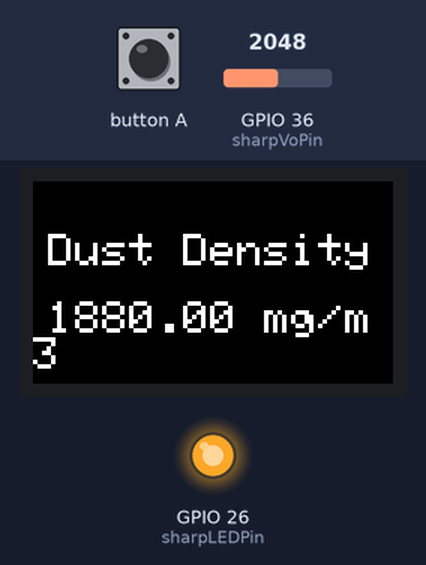
Recording of a sketch running on a simulated ESP32. Parts: 240×135 colour display, output pins drawn as LEDs (lit = HIGH). Inputs (shaded band) come from the test bench; at power-on: GPIO 36 (sharpVoPin) = 2048.

Above: at 4.3 s.
4.4 s: GPIO 36 (sharpVoPin) set to 2866
At 6.9 s:
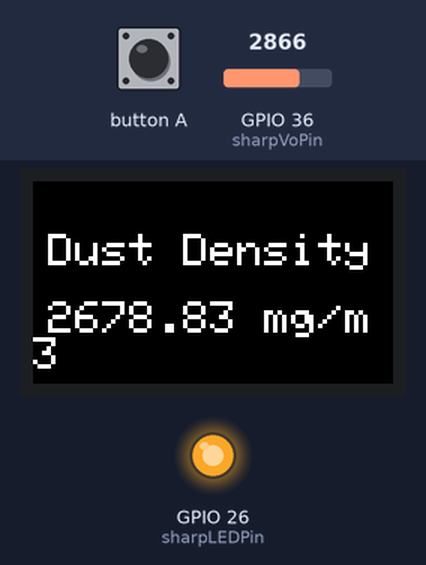
7.3 s: GPIO 36 (sharpVoPin) set to 3603
At 10.0 s:
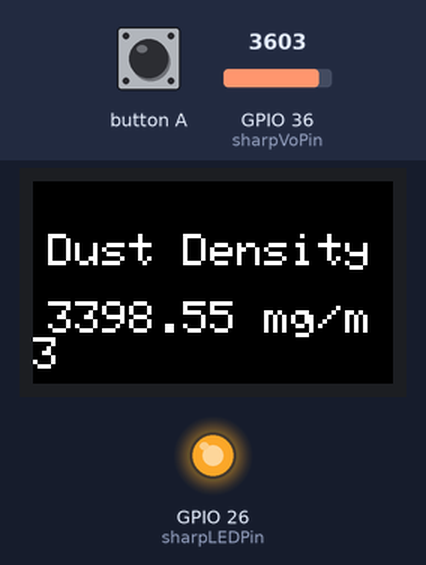
10.3 s: GPIO 36 (sharpVoPin) set to 1228
At 16.4 s:
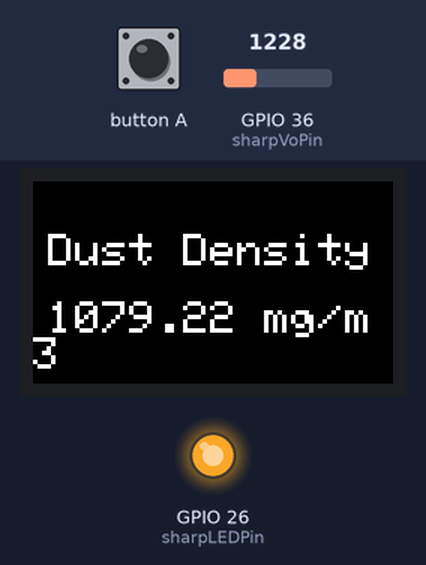
Timing chart, 0 to 17.9 s (numbered marks = the images above; inputs shaded):
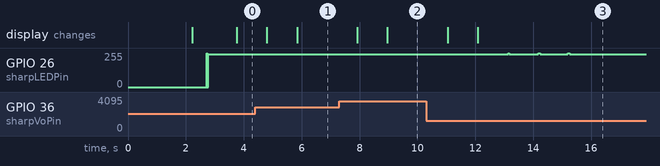

Measured:
- after the input at 4.4 s, the display: first changes after 0.40 s (image 1 shows a later state)
- after the input at 7.3 s, the display: first changes after 0.62 s (image 2 shows a later state)
- after the input at 10.3 s, the display: first changes after 0.75 s (image 3 shows a later state)

The sketch:

sharp_sensor_m5stickCPlus.ino
```cpp
#include <M5StickCPlus.h>

const int button_A = 37;
const int sharpLEDPin = 26;
const int sharpVoPin = 36;

#define N 100
static unsigned long VoRawTotal = 0;
static int VoRawCount = 0;

// Set the typical output voltage in Volts when there is zero dust.
static float Voc = 0.6;

// Use the typical sensitivity in units of V per 100ug/m3.
const float k = 0.5;

void resetHandler() {
  //Serial.println("resetHandler");
  esp_restart();
}

void setup() {
    M5.begin();
    M5.Lcd.setRotation(3);
    M5.Lcd.fillScreen(BLACK);
    M5.Lcd.setTextColor(WHITE);
    M5.Lcd.setTextSize(3);
    M5.Lcd.setCursor(10, M5.Lcd.height()/2 - 20);
    M5.Lcd.print("Hello\n M5StickCPlus");
    //Serial.begin(115200);

    pinMode(sharpLEDPin, OUTPUT);
    pinMode(button_A, INPUT_PULLUP);
    attachInterrupt(digitalPinToInterrupt(button_A), resetHandler, FALLING);
    delay(2000);
    M5.Lcd.fillScreen(BLACK);
    delay(500);
}

void loop() {

  // Trun on the dust sensor LED by setting digital pin LOW.
  digitalWrite(sharpLEDPin, LOW);

  // Wait 0.28ms before taking a reading of the output voltage as per spec.
  delayMicroseconds(280);

  // Record the output voltage. This operation takes around 100 microseconds.
  int VoRaw = analogRead(sharpVoPin);

  // Turn the dust sensor LED off by setting digital pin HIGH.
  digitalWrite(sharpLEDPin, HIGH);

  // Wait for remainder of the 10ms cycle = 10000 - 280 - 100 microseconds.
  delayMicroseconds(9620);

  float Vo = VoRaw;
  // Calculate average.
  VoRawTotal += VoRaw;
  VoRawCount++;
  if( VoRawCount >= N ) {
    Vo = 1.0 * VoRawTotal / N;
    VoRawCount = 0;
    VoRawTotal = 0;
  } else {
    return;
  }

  // Compute the output voltage in Volts.
  Vo = Vo / 1024.0 * 5.0;
  //print("Vo", Vo*1000.0, "mV");

  // Convert to Dust Density in units of ug/m3.
  float dV = Vo - Voc;
  if( dV < 0 ) {
    dV = 0;
    Voc = Vo;
  }
  float dustDensity = dV / k * 100.0;

  // Lcd
  M5.Lcd.fillScreen(BLACK);
  M5.Lcd.setCursor(10, M5.Lcd.height()*2/3 - 10);
  M5.Lcd.printf("%6.2f mg/m3", dustDensity);
  M5.Lcd.setCursor(10, M5.Lcd.height()/3 - 10);
  M5.Lcd.printf("Dust Density");

}
```
